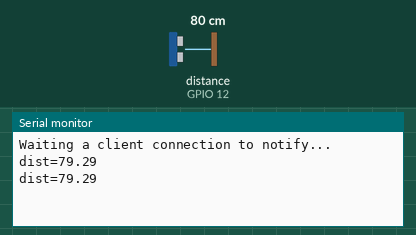
Simulated run of this sketch. Board: ESP32. On the bench: the last lines printed to the serial monitor. Wiring (inferred from the names in the program): ultrasonic range finder: trigger GPIO 13; echo GPIO 12. Inputs (shaded band) come from the test bench; at power-on: distance to the obstacle (sensor on GPIO 12) 80 cm. The echo pulse lasts 58.3 µs per cm; nothing arrives over Bluetooth unless stated; a phone connects over Bluetooth LE 3 s after start.

Above: at 4.8 s.
4.9 s: distance to the obstacle (sensor on GPIO 12) set to 2 cm
At 5.9 s:
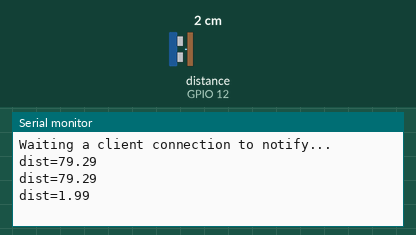
6.5 s: distance to the obstacle (sensor on GPIO 12) set to 4 cm
At 7.9 s:
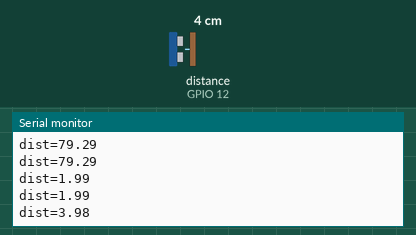
Timing chart, 0 to 9.5 s (numbered marks = the images above; inputs shaded):
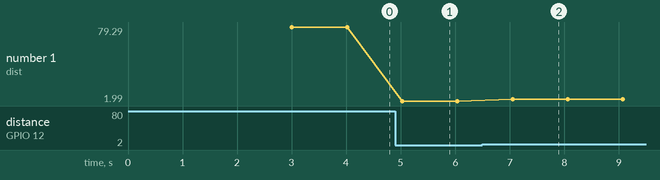

The sketch:

LINE_Things.ino
```cpp
#include<BLEDevice.h>
#include<BLEUtils.h>
#include<BLEServer.h>
#include<BLE2902.h>

#define TRIG_PIN 13
#define ECHO_PIN 12


#define SERVICE_UUID "431baeda-7a5d-4d39-b5e1-fac297f98427"
#define CHARACTERISTIC_UUID "47395845-5b4a-46d7-b6fa-6a87025e4908"
#define DEVICE_NAME "CAR_1_FRONT"

bool deviceConnected= false;
BLECharacteristic *pCharacteristic;
double CalcDistance(){
	double result,interval;
	digitalWrite(TRIG_PIN,HIGH);
	delayMicroseconds(100);
	digitalWrite(TRIG_PIN,LOW);

	interval=pulseIn(ECHO_PIN,HIGH);
	result= 0.017*interval;
	return result;
}

class serverCallbacks: public BLEServerCallbacks{
	void onConnect(BLEServer *pServer){
		deviceConnected=true;
	}

	void onDisconnect(BLEServer *pServer){
		deviceConnected=false;
	}
};
class writeCallbacks: public BLECharacteristicCallbacks{
	void onWrite(BLECharacteristic *bleWriteCharacteristic){
		std::string value = bleWriteCharacteristic -> getValue();
	}
};

void setup(){
	Serial.begin(115200);
	pinMode(ECHO_PIN,INPUT);
	pinMode(TRIG_PIN,OUTPUT);

	BLEDevice::init(DEVICE_NAME);
	BLEServer *pServer=BLEDevice:: createServer();
  pServer ->setCallbacks(new serverCallbacks());

	BLEService *pService= pServer ->createService(SERVICE_UUID);
	pCharacteristic = pService -> createCharacteristic(
					CHARACTERISTIC_UUID,
					BLECharacteristic::PROPERTY_NOTIFY |
          BLECharacteristic::PROPERTY_READ
	);
	pCharacteristic -> addDescriptor(new BLE2902());

	pService->start();
	pServer->getAdvertising()->start();
	Serial.println("Waiting a client connection to notify...");
}
void loop(){
	delay(1000);
	double dist;
  	uint8_t buff[2];
	if(deviceConnected){
		dist=CalcDistance();
	        buff[0]=(int16_t)dist& 0xff;
	        buff[1]=(int16_t)dist>> 8;
		Serial.print("dist=");
		Serial.println(dist);
		pCharacteristic ->setValue(buff,sizeof(buff));
		pCharacteristic ->notify();
   delay(10);
	}
}
```

Measured:
- after the input at 4.9 s, the serial monitor: prints a new line after 0.13 s (image 1)
- after the input at 6.5 s, the serial monitor: prints a new line after 0.55 s (image 2)
- plotted number 1: 79.29 → 1.99 after the input at 4.9 s, 1.99 → 3.98 after the input at 6.5 s
